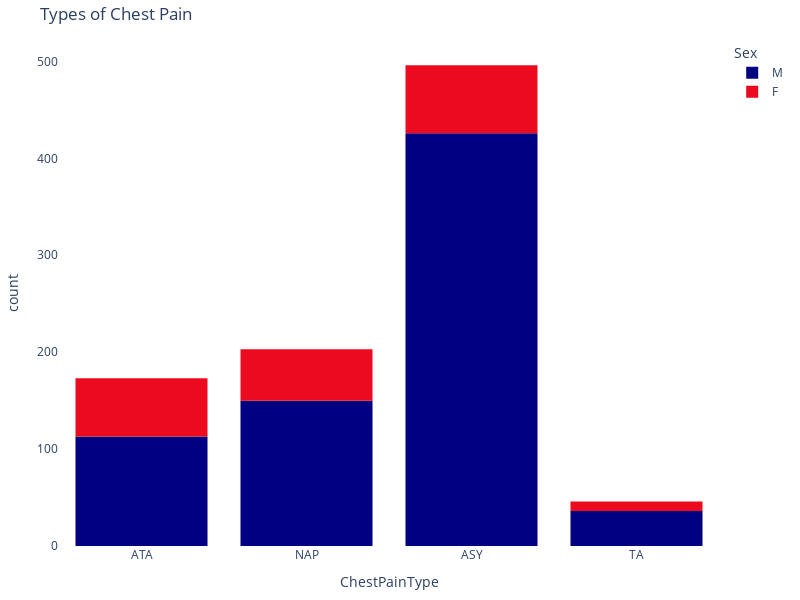

Source (notebook cell):
### Code cell
import plotly.express as px

# Assuming df is your DataFrame
fig = px.histogram( df,
                    x = "ChestPainType",
                    color = "Sex",
                    hover_data = df.columns,
                    title = "Types of Chest Pain",
                    color_discrete_sequence = ["navy", "#EB0A1E"])  # Pastel Rose and Pastel Blue color codes

# Update the layout and margins to set the plot
fig.update_layout(  plot_bgcolor = 'white', width = 800, height = 600,
                    margin = dict(l = 20, r = 20, t = 40, b = 20))  # Adjust margins to make the plot tighter

fig.show()

### Figure 1 — Plotly figure (JSON) as saved in the notebook; plotly's stock layout.template omitted (floating-point values rounded to 4 significant figures; data arrays with more than 128 entries replaced by an {"elided": "..."} marker saying what was removed)
{"data": [{"alignmentgroup": "True", "bingroup": "x", "hovertemplate": "Sex=M<br>ChestPainType=%{x}<br>count=%{y}<extra></extra>", "legendgroup": "M", "marker": {"color": "navy", "pattern": {"shape": ""}}, "name": "M", "offsetgroup": "M", "orientation": "v", "showlegend": true, "type": "histogram", "x": {"elided": "725 str values"}, "xaxis": "x", "yaxis": "y"}, {"alignmentgroup": "True", "bingroup": "x", "hovertemplate": "Sex=F<br>ChestPainType=%{x}<br>count=%{y}<extra></extra>", "legendgroup": "F", "marker": {"color": "#EB0A1E", "pattern": {"shape": ""}}, "name": "F", "offsetgroup": "F", "orientation": "v", "showlegend": true, "type": "histogram", "x": {"elided": "193 str values"}, "xaxis": "x", "yaxis": "y"}], "layout": {"barmode": "relative", "height": 600, "legend": {"title": {"text": "Sex"}, "tracegroupgap": 0}, "margin": {"b": 20, "l": 20, "r": 20, "t": 40}, "plot_bgcolor": "white", "title": {"text": "Types of Chest Pain"}, "width": 800, "xaxis": {"anchor": "y", "domain": [0, 1], "title": {"text": "ChestPainType"}}, "yaxis": {"anchor": "x", "domain": [0, 1], "title": {"text": "count"}}}}
